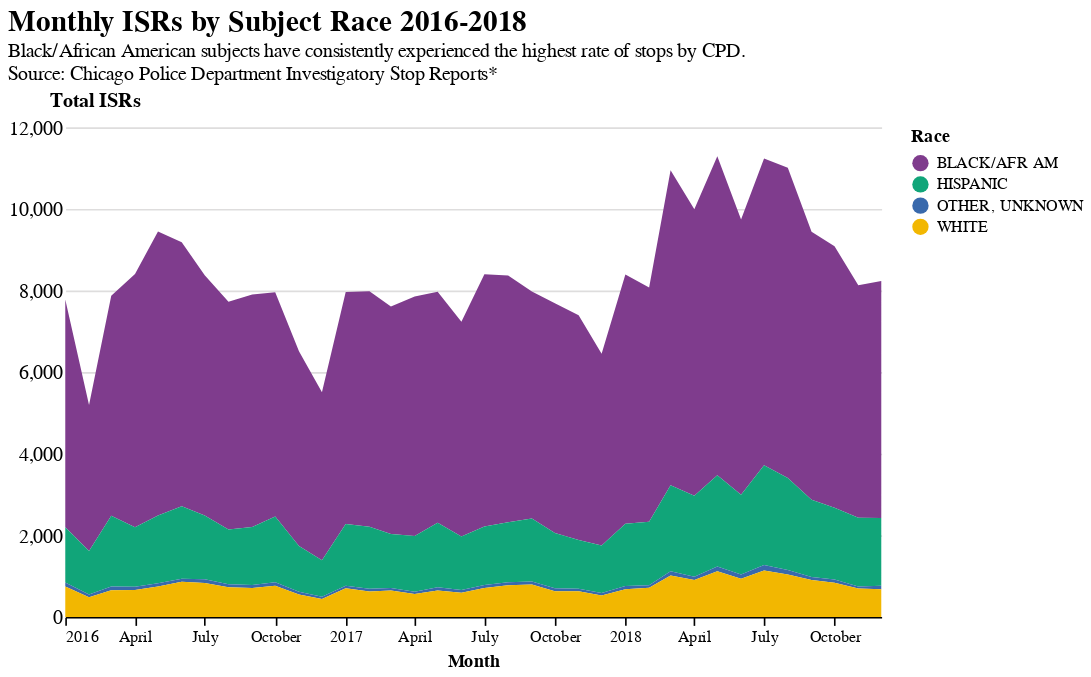

Notebook source saved alongside this figure:
### Code cell
alt.Chart(by_race, width=500).mark_area().encode(
    alt.X("month_year", title='Month'),
    alt.Y('isr_count', title='Total ISRs'),
    alt.Color('RACE', title='Race')
).properties(
title={
  "text": ["Monthly ISRs by Subject Race 2016-2018"], 
  "subtitle": ["Black/African American subjects have consistently experienced \
the highest rate of stops by CPD.",
"Source: Chicago Police Department Investigatory Stop Reports*"]
}
)

### Figure 1 — Vega-Lite specification as saved in the notebook (floating-point values rounded to 4 significant figures; data arrays with more than 128 entries replaced by an {"elided": "..."} marker saying what was removed)
{"config": {"title": {"fontSize": 18, "font": "Helvetica", "anchor": "start", "fontColor": "#000000"}, "axisX": {"domain": true, "domainColor": "#000000", "grid": false, "labelFont": "Helvetica", "tickColor": "#000000", "tickSize": 5, "titleFont": "Helvetica", "title": "X Axis Title (units)", "stroke": "transparent"}, "axisY": {"domain": false, "grid": true, "gridColor": "#DEDDDD", "gridWidth": 1, "labelFont": "Helvetica", "labelFontSize": 12, "labelAngle": 0, "ticks": false, "titleFont": "Helvetica", "titleFontSize": 12, "titlePadding": 10, "title": "Y Axis Title (units)", "titleAngle": 0, "titleY": -10, "titleX": 18}, "range": {"category": ["#7F3C8D", "#11A579", "#3969AC", "#F2B701", "#E73F74", "#80BA5A", "#E68310", "#008695", "#CF1C90", "#f97b72", "#4b4b8f", "#A5AA99"], "diverging": ["#ebf0f1", "#ffffff", "#c3d2d4", "#96b0b4", "#76999d", "#678e93", "#588489", "#4a7a7f", "#3a6f76", "#29656c"]}, "view": {"stroke": "transparent"}}, "data": {"name": "data-deaa7c517b75510a86a02010ad869a52"}, "mark": "area", "encoding": {"color": {"type": "nominal", "field": "RACE", "title": "Race"}, "x": {"type": "temporal", "field": "month_year", "title": "Month"}, "y": {"type": "quantitative", "field": "isr_count", "title": "Total ISRs"}}, "title": {"text": ["Monthly ISRs by Subject Race 2016-2018"], "subtitle": ["Black/African American subjects have consistently experienced the highest rate of stops by CPD.", "Source: Chicago Police Department Investigatory Stop Reports*"]}, "width": 500, "$schema": "https://vega.github.io/schema/vega-lite/v4.0.2.json", "datasets": {"data-deaa7c517b75510a86a02010ad869a52": {"elided": "144 records"}}}
